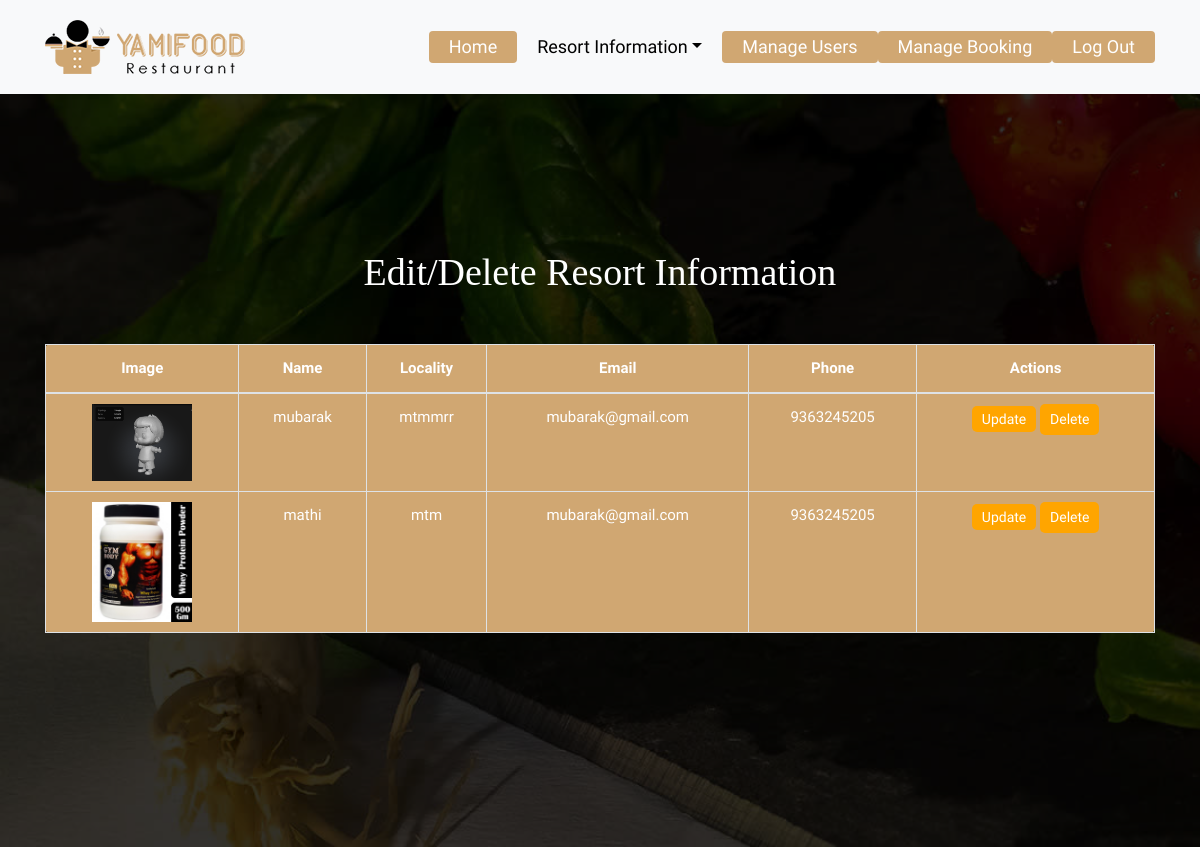
Page /resort-list/ on the committed database.
### home/models.py (models this page shows, shortened)
class resort(models.Model):
    name=models.CharField(max_length=100,primary_key=True)
    locality=models.CharField(max_length=500)
    email=models.EmailField()
    phone=models.CharField(max_length=15)
    address=models.CharField(max_length=500)
    land_mark=models.CharField(max_length=100)
    parking_choices=[
        ('YES','YES'),
        ('NO','NO'),
    ]
    parking=models.CharField(max_length=100,choices=parking_choices)
    image=models.ImageField(upload_to='resort_images/')

### home/views.py (the view)
# urls.py: path('resort-list/', views.resort_list, name='resort_list'),
def resort_list(request):
    resorts = resort.objects.all()
    return render(request, 'resort_list.html', {'resorts': resorts})

### templates/resort_list.html (shortened to what this page needs)
{% load static %}
<!DOCTYPE html>
<html lang="en">
<head>
    <link rel="stylesheet" href="{% static 'css/bootstrap.min.css' %}">
    <link rel="stylesheet" href="{% static 'css/style.css' %}">
    <link rel="stylesheet" href="{% static 'css/custom.css' %}">
</head>
<body>
    <header class="top-navbar">
        <nav class="navbar navbar-expand-lg navbar-light bg-light">
            <div class="container">
                <a class="navbar-brand" href="index.html">
                    <img src="{% static 'images/logo.png' %}" alt="" />
                </a>
                <div class="collapse navbar-collapse" id="navbars-rs-food">
                    <ul class="navbar-nav ml-auto">
                        <li class="nav-item active"><a class="nav-link" href="{% url 'resort_reg'  %}">Home</a></li>
                        <li class="nav-item dropdown">
                            <a class="nav-link dropdown-toggle" href="#" id="dropdown-a" data-toggle="dropdown">Resort Information</a>
                        </li>
                        <li class="nav-item active"><a class="nav-link" href="{% url 'manage_users' %}">Manage Users</a></li>
                        <li class="nav-item active"><a class="nav-link" href="{% url 'manage_booking' %}">Manage Booking</a></li>
                        <li class="nav-item active"><a class="nav-link" href="{% url 'front' %}">Log Out</a></li>
                    </ul>
            </div>
        </nav>
    </header>
    <div class="all-page-title page-breadcrumb">
        <div class="container text-center">
            <div class="row">
                <div class="col-lg-12">
                    <h1>Edit/Delete Resort Information</h1>
                </div>
    <div class="container py-5">
        <table class="table table-bordered">
            <thead>
                <tr>
                    <th>Image</th>
                    <th>Name</th>
                    <th>Locality</th>
                    <th>Email</th>
                    <th>Phone</th>
                    <th>Actions</th>
                </tr>
            </thead>
            <tbody>
                {% for resort in resorts %}
                <tr>
                    <td><img src="{{ resort.image.url }}" alt="Resort Image" width="100"></td>
                    <td>{{ resort.name }}</td>
                    <td>{{ resort.locality }}</td>
                    <td>{{ resort.email }}</td>
                    <td>{{ resort.phone }}</td>
                    <td>
                        <a href="{% url 'edit_resort' resort.name %}" class="btn-orange btn-sm">Update</a>
                        <form action="{% url 'delete_resort' resort.name %}" method="POST" style="display:inline;">
                            <button type="submit" class="btn-orange btn-sm">Delete</button>
                        </form>
                    </td>
                </tr>
                {% endfor %}
            </tbody>
        </table>
    </div>
</body>
</html>

### static/css/style.css (style rules this page uses)
body { font-size: 15px; font-family: 'Athiti', sans-serif; line-height: 1.80857; }
a { color: #1f1f1f; text-decoration: none !important; outline: none !important; -webkit-transition: all .3s ease-in-out; -moz-transition: all .3s ease-in-out; -ms-transition: all .3s ease-in-out; -o-transition: all .3s ease-in-out; transition: all .3s ease-in-out; }
h1, h2, h3, h4, h5, h6 { letter-spacing: 0; font-weight: normal; position: relative; padding: 0 0 10px 0; font-weight: normal; line-height: 120% !important; color: #1f1f1f; margin: 0 }
h1 { font-size: 24px }
a { color: #1f1f1f; text-decoration: none; outline: none; }
a, .btn { text-decoration: none !important; outline: none !important; -webkit-transition: all .3s ease-in-out; -moz-transition: all .3s ease-in-out; -ms-transition: all .3s ease-in-out; -o-transition: all .3s ease-in-out; transition: all .3s ease-in-out; }
ul, li, ol { list-style: none; margin: 0px; padding: 0px; }
.top-navbar { position: relative; z-index: 10; }
.top-navbar .navbar { padding: 15px 0px; position: fixed; width: 100%; transition: height .3s ease-out, background .3s ease-out, box-shadow .3s ease-out; -webkit-transform: translate3d(0, 0, 0); transform: translate3d(0, 0, 0); z-index: 100; }
.top-navbar .navbar-light .navbar-nav .nav-link { color: #010101; font-size: 18px; padding: 0px 20px; border-radius: 4px; }
.top-navbar .navbar-light .navbar-nav .nav-item.active .nav-link { background: #d0a772; color: #ffffff; border-radius: 4px; }
.page-breadcrumb { padding: 250px 0 150px; background: url(../images/all-bg.jpg) no-repeat; background-attachment: fixed; background-size: cover; background-position: 0 0; position: relative; }
.all-page-title .container { position: relative; z-index: 2; }
.all-page-title::before { background: #010101; content: ""; height: 100%; left: 0; position: absolute; top: 0; width: 100%; z-index: 1; opacity: 0.8; }
.all-page-title h1 { font-size: 38px; color: #ffffff; font-family: 'Arbutus Slab', serif; padding: 0px; }

### templates/resort_list.html (style rules this page uses)
.table { background-color: #d0a772; border-radius: 5px; padding: 10px; }
.table th, .table td { text-align: center; padding: 10px; color: white; }
.btn-orange { background-color: #FFA500; border: none; color: white; padding: 5px 10px; border-radius: 5px; cursor: pointer; }

### rows in the picture
resort: image (picture), name "mubarak", locality "mtmmrr", email "mubarak@gmail.com", phone "9363245205"
resort: image (picture), name "mathi", locality "mtm", email "mubarak@gmail.com", phone "9363245205"
